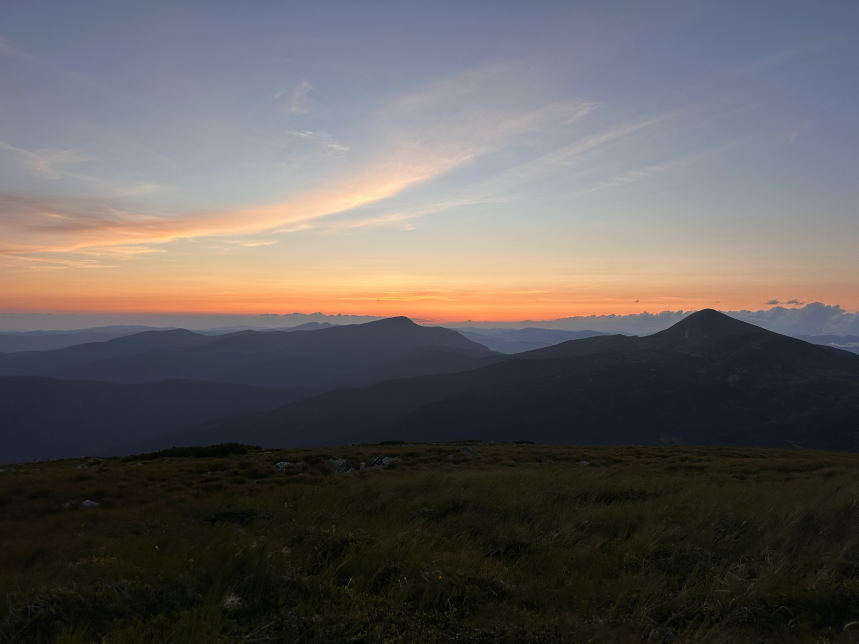
#> input picture videos/tools/scenes/hoverla/photo.jpg, 2576 x 1932 px (shown at 1/3 size)
$ python -i common.py   (imports and definitions only)
#> lines starting #> are read from the running program, lines starting #| are printed output that depends on the picture
# Shared bits for «А ти уявляєш Сонце так?»: camera, the photographic sky sphere (ESO/S. Brunier Milky Way panorama),
# bloom and tone mapping.
import math, os
import numpy as np
import numba as nb
from PIL import Image

HERE = os.path.dirname(os.path.abspath(__file__)); TOOLS = os.path.dirname(os.path.dirname(HERE))
WORK = os.path.join(TOOLS, 'work', 'sun_imagine')
TEX = os.path.abspath(os.path.join(TOOLS, '../../planetarium/textures'))
W, H, FPS = 1080, 1920, 30

def sm(x): x = min(1.0, max(0.0, x)); return x * x * (3 - 2 * x)
def ramp(t, a, b): return sm((t - a) / (b - a))
def win(t, a, b, d=0.5): return min(ramp(t, a - d, a), 1 - ramp(t, b, b + d))
def lerp(a, b, k): return a + (b - a) * k
def lerpv(a, b, k): return np.asarray(a, float) + (np.asarray(b, float) - np.asarray(a, float)) * k
def nrm(v): v = np.asarray(v, float); return v / np.linalg.norm(v)
def ease(x):
    x = min(1.0, max(0.0, x))
    return 4 * x ** 3 if x < 0.5 else 1 - (-2 * x + 2) ** 3 / 2

def ll(lat, lon):
    a, b = math.radians(lat), math.radians(lon)
    return np.array([math.cos(a) * math.cos(b), math.cos(a) * math.sin(b), math.sin(a)])

# [18 lines left out: functions cam, cam_dir, project, not called in this run]

# ---------------------------------------------------------------- the sky sphere
_S = {}
# [103 lines left out: functions sky_map, _h2, k_stars, k_sky, rot_axis, sky_soft and 1 more, not called in this run]

# ---------------------------------------------------------------- post
def bloom(img, thr=1.0, k=0.6, wide=1.0):
    from scipy.ndimage import gaussian_filter
    b = np.clip(img - thr, 0, 40).astype(np.float32)
    if b.max() <= 0: return img
    s = b.reshape(H // 4, 4, W // 4, 4, 3).mean((1, 3))
    acc = (gaussian_filter(s, (2, 2, 0)) * 0.6 + gaussian_filter(s, (7, 7, 0)) * 0.45 +
           gaussian_filter(s, (22, 22, 0)) * 0.35 * wide + gaussian_filter(s, (60, 60, 0)) * 0.25 * wide)
    up = np.repeat(np.repeat(acc, 4, 0), 4, 1)
    return img + up * k

def tonemap(x, expo=1.0):
    y = 1 - np.exp(-np.maximum(x, 0) * 1.25 * expo)
    return np.clip(y, 0, 1) ** (1 / 1.9)

# [4 lines left out: function vignette, not called in this run]

def to_u8(a): return (np.clip(a, 0, 1) * 255 + 0.5).astype(np.uint8)

>>> import cv2
>>> picture = cv2.imread('../hoverla/photo.jpg', cv2.IMREAD_GRAYSCALE)
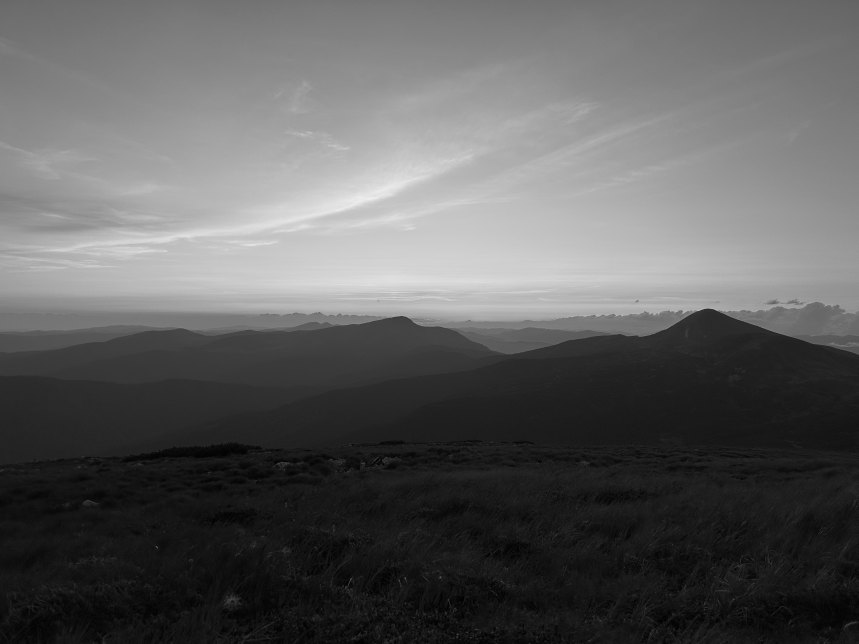
#> picture: shape (1932, 2576) (shown at 1/3 size); min 0, max 238, mean 94.2
>>> result = bloom(picture)
#> in bloom, `b = np.clip(img - thr, 0, 40).astype(np.float32)`:
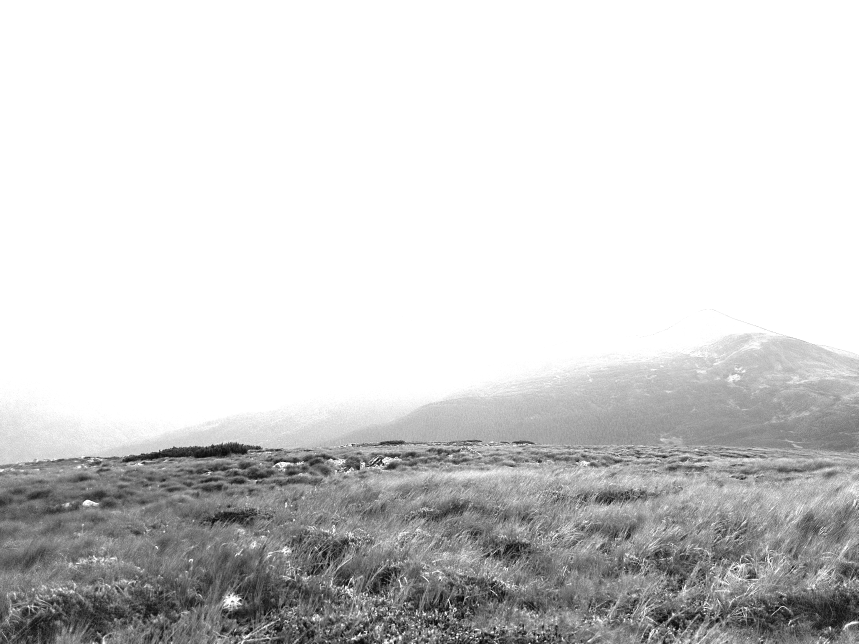
#> b: shape (1932, 2576) float32 (shown at 1/3 size); min 0, max 40, mean 33; drawn with min black and max white
#> (the run stopped early here; a loop or call above may not have finished)

$ run again, on videos/tools/scenes/hoverla/plate.jpg
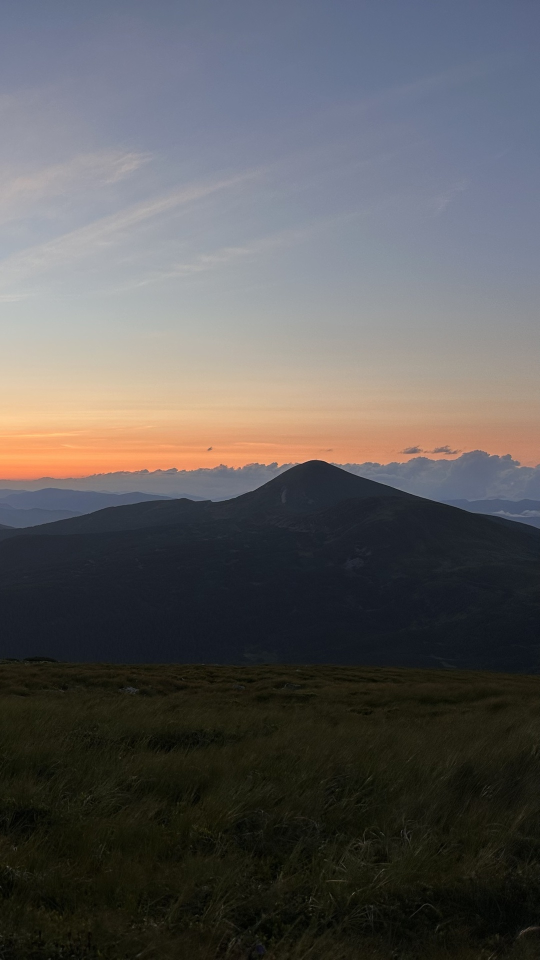
#> input picture videos/tools/scenes/hoverla/plate.jpg, 1080 x 1920 px (shown at 1/2 size)
#> `picture = cv2.imread('../hoverla/photo.jpg', cv2.IMREAD_GRAYSCALE)`:
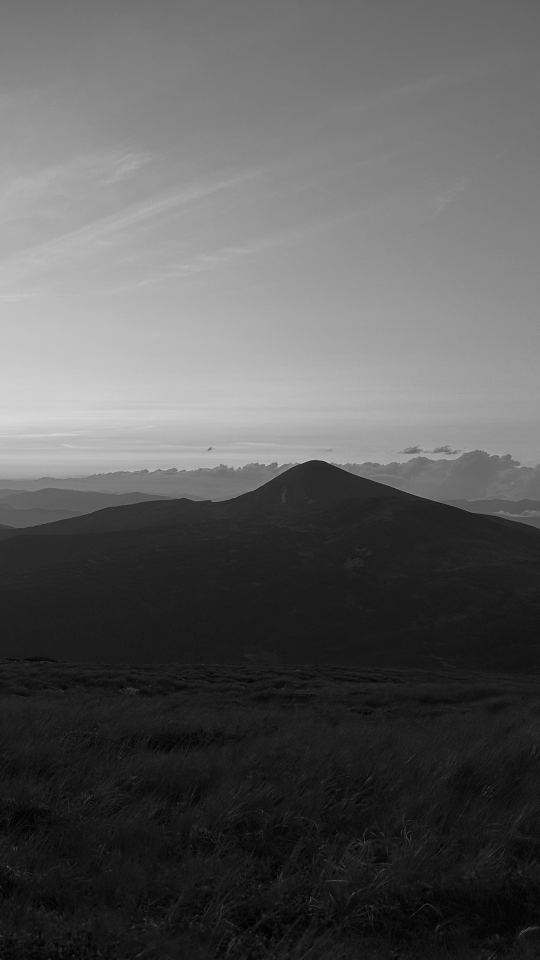
#> picture: shape (1920, 1080) (shown at 1/2 size); min 0, max 218, mean 89.7
#> in bloom, `b = np.clip(img - thr, 0, 40).astype(np.float32)`:
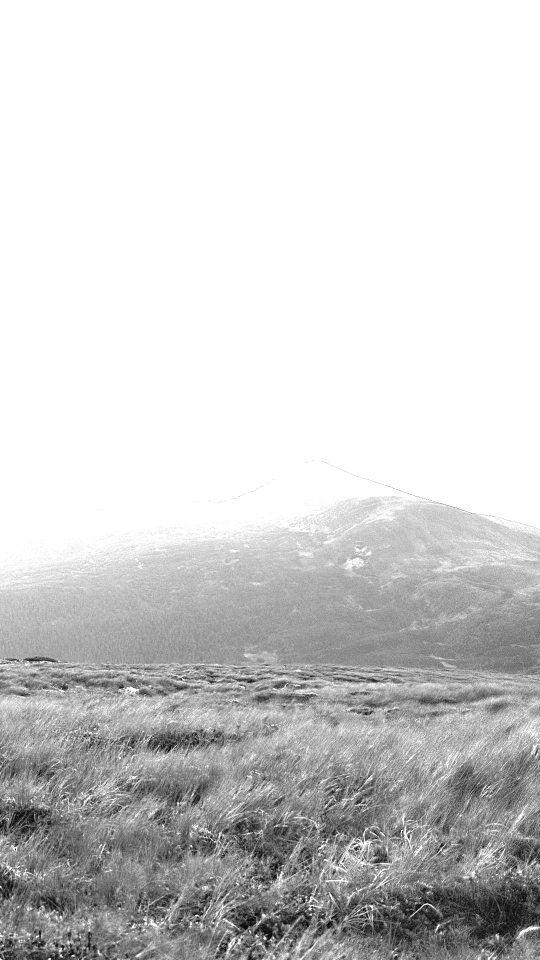
#> b: shape (1920, 1080) float32 (shown at 1/2 size); min 0, max 40, mean 32.8; drawn with min black and max white
